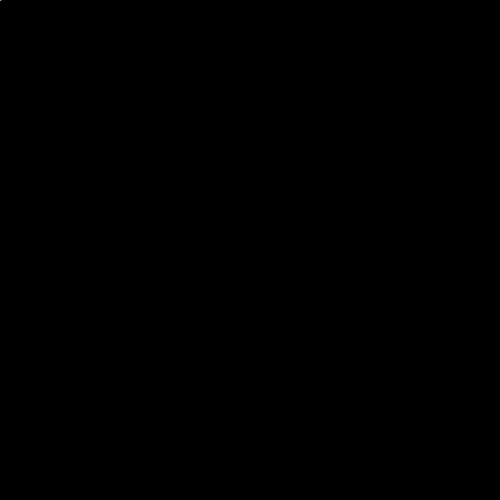
Frame 1 (no input)
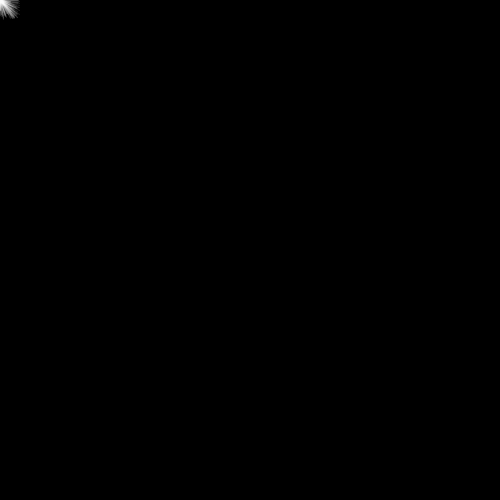
Frame 60 (the mouse pressed at the canvas centre just before this capture)
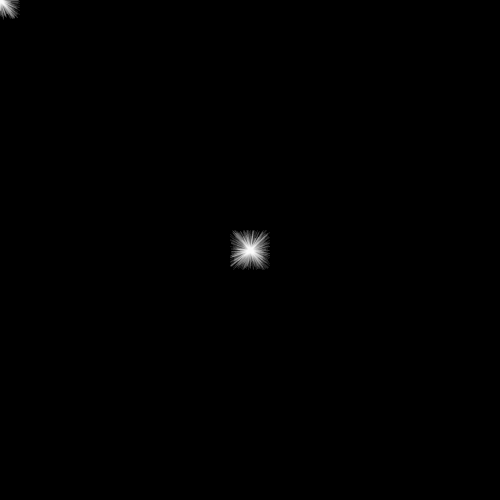
Frame 120 (the mouse held since frame 60 and released just before this capture)

The Processing sketch that drew these frames (run headless with seeded random() and noise(); from frame 60 on, the mouse is pressed at the canvas centre):

// Processing sketch: processing_46202
// ── processing_46202.pde

void setup() {
   size (500,500);
   background(0);
   smooth();
   stroke (255,30); 
}

void draw() {
  for (int i=0;i<10 ;i++) {
    line (mouseX,mouseY,mouseX+random(-20,20),mouseY+random(-20,20));
  }
}
